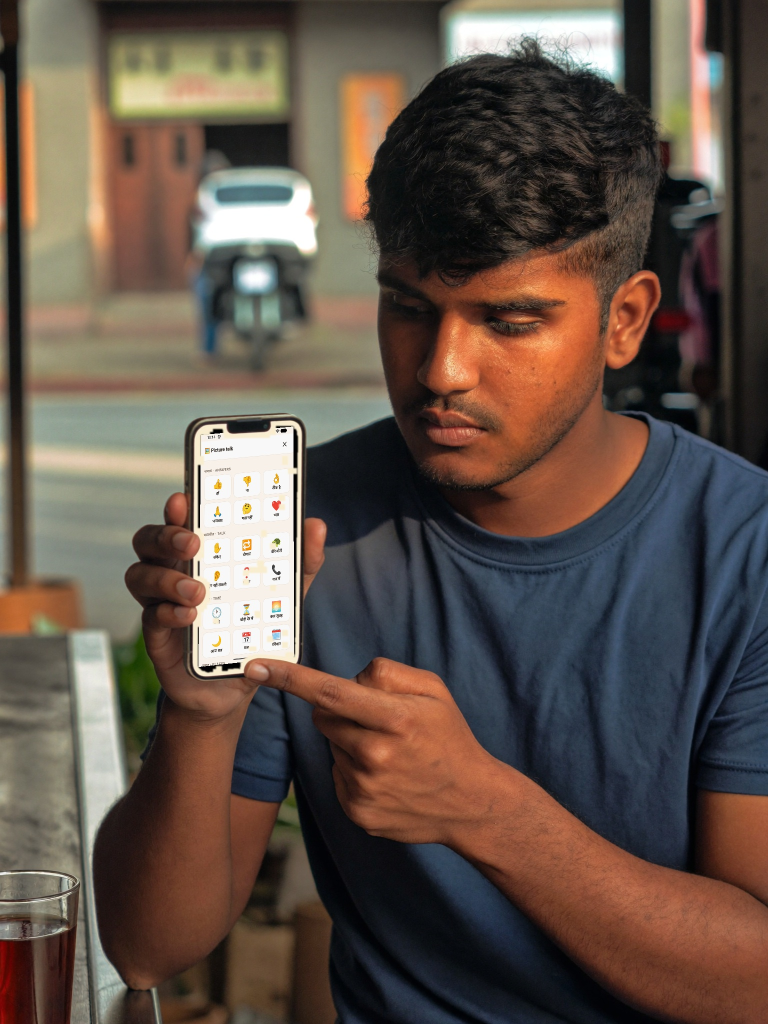
#> input picture brand/social/photos/photo-chai-pictureboard.jpg, 1536 x 2048 px (shown at 1/2 size)
$ python composite-screen.py photo-chai-pictureboard.jpg photo-grandmother-captions.jpg photo-grandmother-captions.jpg 5 5
#> lines starting #> are read from the running program, lines starting #| are printed output that depends on the picture; after the words box and inside, x2 and y2 are one past the last pixel; in counts of white or black regions, pixels touching at a corner belong together
import sys, numpy as np
from PIL import Image, ImageFilter, ImageDraw
from collections import deque
photo, screen, out, hx, hy = sys.argv[1], sys.argv[2], sys.argv[3], int(sys.argv[4]), int(sys.argv[5])
im = Image.open(photo).convert('RGB'); W,H = im.size
#> further down, im is the input picture: PIL image 1536x2048 RGB; mean R, G, B 96.7, 82.1, 72.5
#> after `W, H = im.size`: W = 1536; H = 2048
a = np.asarray(im).astype(np.float32); lum=a.mean(axis=2); mx=a.max(axis=2); mn=a.min(axis=2)
#> after `mn = a.min(axis=2)`:
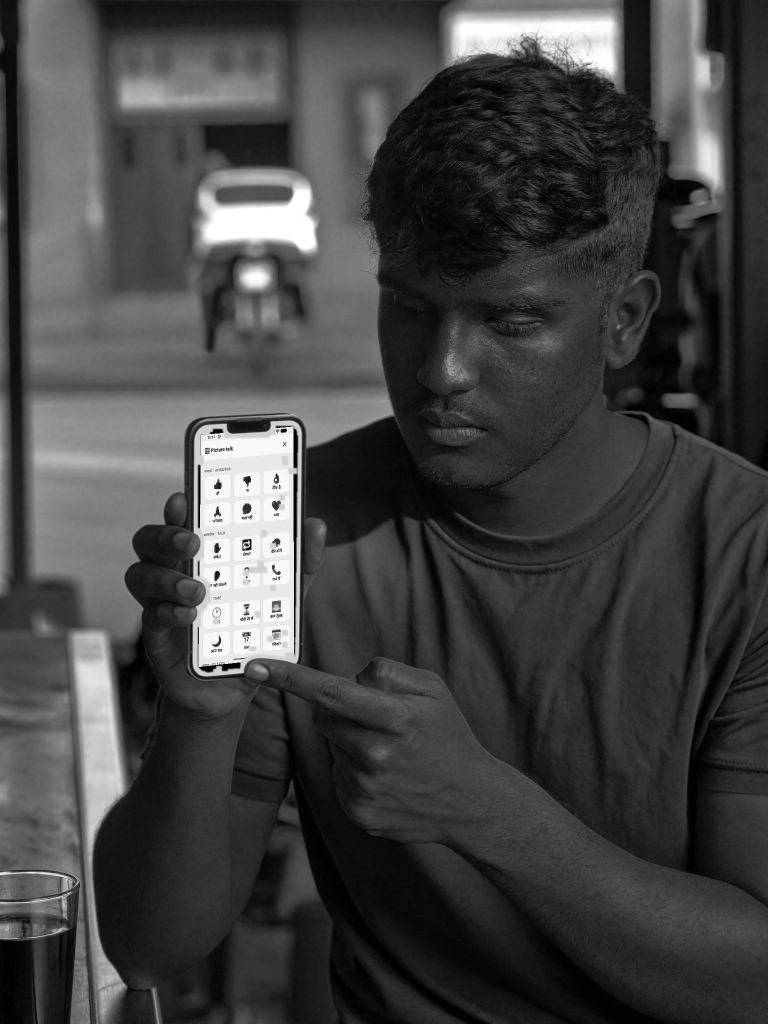
#> mn: shape (2048, 1536) float32 (shown at 1/2 size); min 0, max 255, mean 66.7
def box(x, r):
    c = np.cumsum(np.cumsum(np.pad(x, ((r+1, r), (r+1, r)), mode='edge'), axis=0), axis=1)
    return (c[2*r+1:, 2*r+1:] - c[:-2*r-1, 2*r+1:] - c[2*r+1:, :-2*r-1] + c[:-2*r-1, :-2*r-1]) / float((2*r+1)**2)
r=5; m1=box(lum,r); m2=box(lum*lum,r); lstd=np.sqrt(np.maximum(m2-m1*m1,0))
mask = (lum > 140) & (lstd < 7.0) & ((mx-mn) < 110)
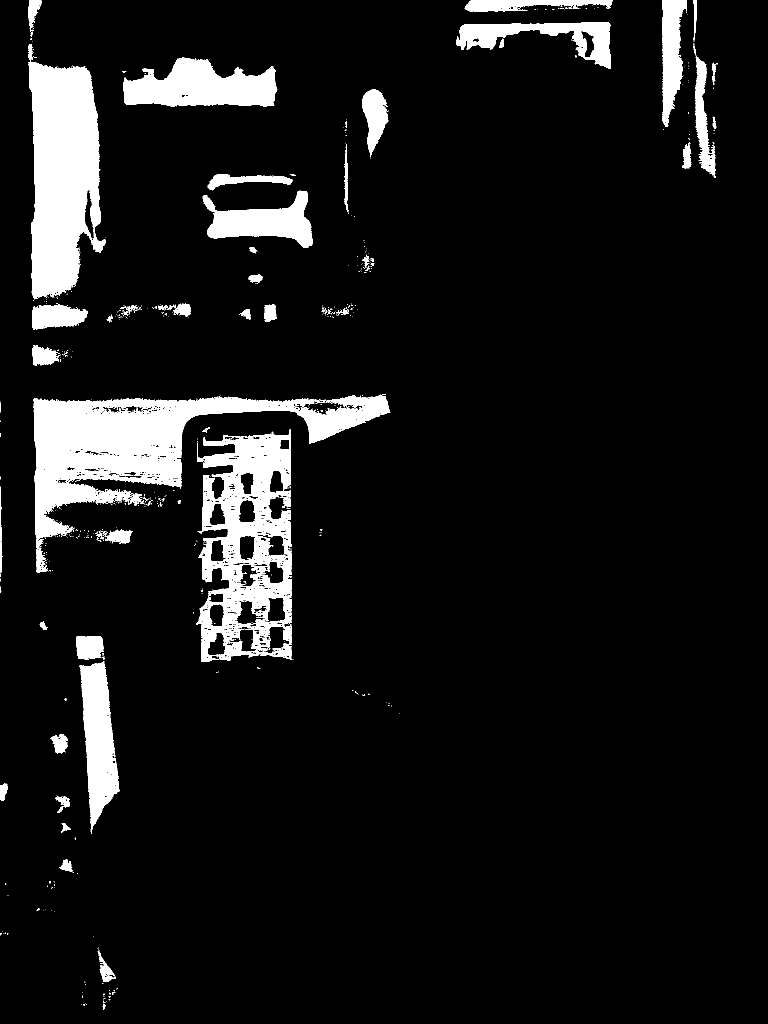
#> mask: shape (2048, 1536) bool (shown at 1/2 size); 8.6% white; 653 white regions (586 under 20 px), largest, box (x1, y1, x2, y2) and area: (67, 788, 781, 1146) 69415, (56, 88, 211, 599) 53691, (392, 859, 585, 1324) 46085
# closing to fill small fake-UI text gaps
mi = Image.fromarray((mask*255).astype(np.uint8)).filter(ImageFilter.MaxFilter(13)).filter(ImageFilter.MinFilter(13))
#> mi: PIL image 1536x2048 L; 9.8% white; 74 white regions (33 under 20 px), largest, box (x1, y1, x2, y2) and area: (67, 788, 781, 1146) 81743, (56, 0, 211, 659) 61593, (386, 855, 585, 1324) 57470
mask = np.asarray(mi) > 127
s=4; ms=mask[::s,::s]; h,w=ms.shape
#> after `ms = mask[::s, ::s]`: ms: shape (512, 384) bool; 9.8% white; 55 white regions (27 under 20 px), largest, box (x1, y1, x2, y2) and area: (17, 198, 196, 287) 5118, (14, 0, 53, 165) 3859, (97, 214, 146, 331) 3552
#> after `h, w = ms.shape`: h = 512; w = 384
lab=np.zeros((h,w),dtype=np.int32); cur=0
hy_s, hx_s = hy//s, hx//s
# flood from the hint (search nearest mask pixel to hint)
ys,xs=np.nonzero(ms); d=(ys-hy_s)**2+(xs-hx_s)**2; i=d.argmin(); sy,sx=ys[i],xs[i]
#> after `ys, xs = np.nonzero(ms)`: ys = 19242 values from 0 to 504; xs = 19242 values, max 358 at index 1664, min 0 at index 9226, mean 103.9
#> after `d = (ys - hy_s) ** 2 + (xs - hx_s) ** 2`: d = 19242 values, max 255610 at index 19241, min 196 at index 93, mean 59483.5
#> after `i = d.argmin()`: i = 93
#> after `sy, sx = (ys[i], xs[i])`: sy = 1; sx = 15
q=deque([(sy,sx)]); lab[sy,sx]=1; pts=[]
while q:
    cy,cx=q.popleft(); pts.append((cy,cx))
    for ny,nx in ((cy-1,cx),(cy+1,cx),(cy,cx-1),(cy,cx+1)):
        if 0<=ny<h and 0<=nx<w and ms[ny,nx] and lab[ny,nx]==0: lab[ny,nx]=1; q.append((ny,nx))
#> this loop made 3859 passes
#> (cy, cx) on passes 1 to 3: (1, 15), (0, 15), (2, 15)
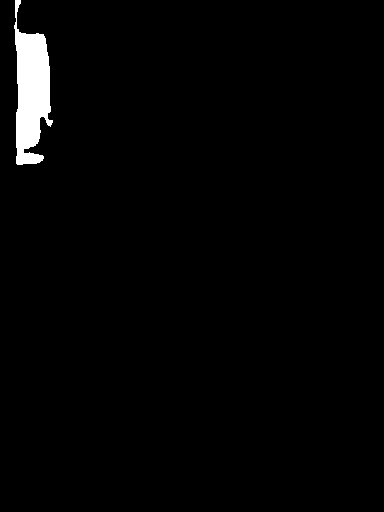
#> lab: shape (512, 384) int32; values 0 (black) and 1 (white), 2% white; 1 white region, box (x1, y1, x2, y2) and area: (14, 0, 53, 165) 3859
#> after the loop, pts = 3859 pairs, first value 0 to 164, second value 14 to 52
comp = np.kron(lab==1, np.ones((s,s),dtype=bool))[:H,:W] & mask
#> comp: shape (2048, 1536) bool; 1.9% white; 1 white region, box (x1, y1, x2, y2) and area: (56, 0, 211, 659) 60365
ys,xs=np.nonzero(comp); print('component px', len(ys), 'bbox', xs.min(),ys.min(),xs.max(),ys.max())
#| component px 60365 bbox 56 0 210 658
# edge samples: per row leftmost/rightmost; per column topmost/bottommost
rows={}; cols={}
for y,x in zip(ys,xs):
    rows.setdefault(y,[x,x]); rows[y][0]=min(rows[y][0],x); rows[y][1]=max(rows[y][1],x)
    cols.setdefault(x,[y,y]); cols[x][0]=min(cols[x][0],y); cols[x][1]=max(cols[x][1],y)
#> this loop made 60365 passes
#> (y, x) on passes 1 to 3: (0, 60), (0, 61), (0, 62)
#> after the loop, cols = 155 items; rows = 659 items
def robust_fit(us, vs):
    # fit v = a*u + b, trimming outliers iteratively (keeps the OUTERMOST consistent line)
    us=np.array(us,float); vs=np.array(vs,float)
    keep=np.ones(len(us),bool)
    for _ in range(6):
        A=np.vstack([us[keep],np.ones(keep.sum())]).T; ab,_,_,_=np.linalg.lstsq(A,vs[keep],rcond=None)
        res=vs-(ab[0]*us+ab[1]); sd=max(res[keep].std(),1.0)
        keep=np.abs(res)<2.0*sd
    return ab
ry=sorted(rows); trim=int(len(ry)*0.08); ry=ry[trim:-trim]      # ignore rounded corners
#> after `ry = sorted(rows)`: ry = 659 values from 0 to 658
#> after `trim = int(len(ry) * 0.08)`: trim = 52
#> after `ry = ry[trim:-trim]`: ry = 555 values from 52 to 606
L=robust_fit(ry,[rows[y][0] for y in ry]); R=robust_fit(ry,[rows[y][1] for y in ry])   # x = a*y+b
#> in robust_fit, `vs = np.array(vs, float)`: vs = 555 values, max 72 at index 284, min 56 at index 48, mean 65.68
#> after `L = robust_fit(ry, [rows[y][0] for y in ry])`: L = [0.01, 62.37]
#> the loop in robust_fit (call 2), `for _ in range(6):` made 6 passes
#> (ab, sd) on passes 1 to 6: ([0.102, 132.8], 43.29), ([0.125, 127.4], 41.08), ([0.136, 124.8], 40.23), ([0.14, 124], 39.96), ([0.14, 124], 39.96), ([0.14, 124], 39.96)
#> after `R = robust_fit(ry, [rows[y][1] for y in ry])`: R = [0.14, 124]
cx_=sorted(cols); trim=int(len(cx_)*0.08); cx_=cx_[trim:-trim]
#> after `cx_ = sorted(cols)`: cx_ = 155 values from 56 to 210
#> after `trim = int(len(cx_) * 0.08)`: trim = 12
#> after `cx_ = cx_[trim:-trim]`: cx_ = 131 values from 68 to 198
T=robust_fit(cx_,[cols[x][0] for x in cx_]); B=robust_fit(cx_,[cols[x][1] for x in cx_])  # y = a*x+b
#> after `T = robust_fit(cx_, [cols[x][0] for x in cx_])`: T = [0.0972, 123]
#> after `B = robust_fit(cx_, [cols[x][1] for x in cx_])`: B = [-0.109, 665.3]
def isect(xl, yl):  # x = xl[0]*y+xl[1] ; y = yl[0]*x+yl[1]
    # x = a1*(a2*x+b2)+b1 -> x(1-a1*a2)=a1*b2+b1
    x=(xl[0]*yl[1]+xl[1])/(1-xl[0]*yl[0]); y=yl[0]*x+yl[1]; return (x,y)
#> after `x = (xl[0] * yl[1] + xl[1]) / (1 - xl[0] * yl[0])`: x = 63.67
#> after `y = yl[0] * x + yl[1]`: y = 129.1
tl=isect(L,T); tr=isect(R,T); br0=isect(R,B); bl0=isect(L,B)
#> after `tl = isect(L, T)`: tl = (63.67, 129.1)
#> after `tr = isect(R, T)`: tr = (143.1, 136.9)
#> after `br0 = isect(R, B)`: br0 = (213.7, 641.9)
#> after `bl0 = isect(L, B)`: bl0 = (68.98, 657.7)
import math
def unit(p,q):
    d=(q[0]-p[0],q[1]-p[1]); n=math.hypot(*d) or 1.0; return (d[0]/n,d[1]/n)
topw=math.hypot(tr[0]-tl[0],tr[1]-tl[1])
#> topw = 79.81
# expected side length from screen aspect (phone screens ~19.5:9)
exp=topw*2.16
#> exp = 172.4
dl=unit(tl,bl0); dr=unit(tr,br0)
#> in unit, `d = (q[0] - p[0], q[1] - p[1])`: d = (5.31, 528.6)
#> in unit, `n = math.hypot(*d) or 1.0`: n = 528.6
#> after `dl = unit(tl, bl0)`: dl = (0.01, 1)
#> after `dr = unit(tr, br0)`: dr = (0.138, 0.99)
# side directions: average the two fitted side directions to keep the screen a clean parallelogram
dx=(dl[0]+dr[0])/2; dy=(dl[1]+dr[1])/2; n=math.hypot(dx,dy) or 1.0; d=(dx/n,dy/n)
#> after `dx = (dl[0] + dr[0]) / 2`: dx = 0.0742
#> after `dy = (dl[1] + dr[1]) / 2`: dy = 0.995
#> after `n = math.hypot(dx, dy) or 1.0`: n = 0.998
#> after `d = (dx / n, dy / n)`: d = (0.0743, 0.997)
fitl=math.hypot(bl0[0]-tl[0],bl0[1]-tl[1]); fitr=math.hypot(br0[0]-tr[0],br0[1]-tr[1])
#> after `fitl = math.hypot(bl0[0] - tl[0], bl0[1] - tl[1])`: fitl = 528.6
#> after `fitr = math.hypot(br0[0] - tr[0], br0[1] - tr[1])`: fitr = 510
use = min(fitl,fitr)
#> use = 510
if abs(use-exp)/exp>0.12: use=exp
#> use = 172.4
bl=(tl[0]+d[0]*use, tl[1]+d[1]*use); br=(tr[0]+d[0]*use, tr[1]+d[1]*use)
#> after `bl = (tl[0] + d[0] * use, tl[1] + d[1] * use)`: bl = (76.49, 301.1)
#> after `br = (tr[0] + d[0] * use, tr[1] + d[1] * use)`: br = (155.9, 308.8)
print('topw',int(topw),'fitted sides',int(fitl),int(fitr),'expected',int(exp),'used',int(use))
#| topw 79 fitted sides 528 509 expected 172 used 172
quad=[tl,tr,br,bl]; print('quad', [(int(x),int(y)) for x,y in quad])
#> after `quad = [tl, tr, br, bl]`: quad = [(63.67, 129.1), (143.1, 136.9), (155.9, 308.8), (76.49, 301.1)]
#| quad [(63, 129), (143, 136), (155, 308), (76, 301)]
scr=Image.open(screen).convert('RGB'); sw,sh=scr.size
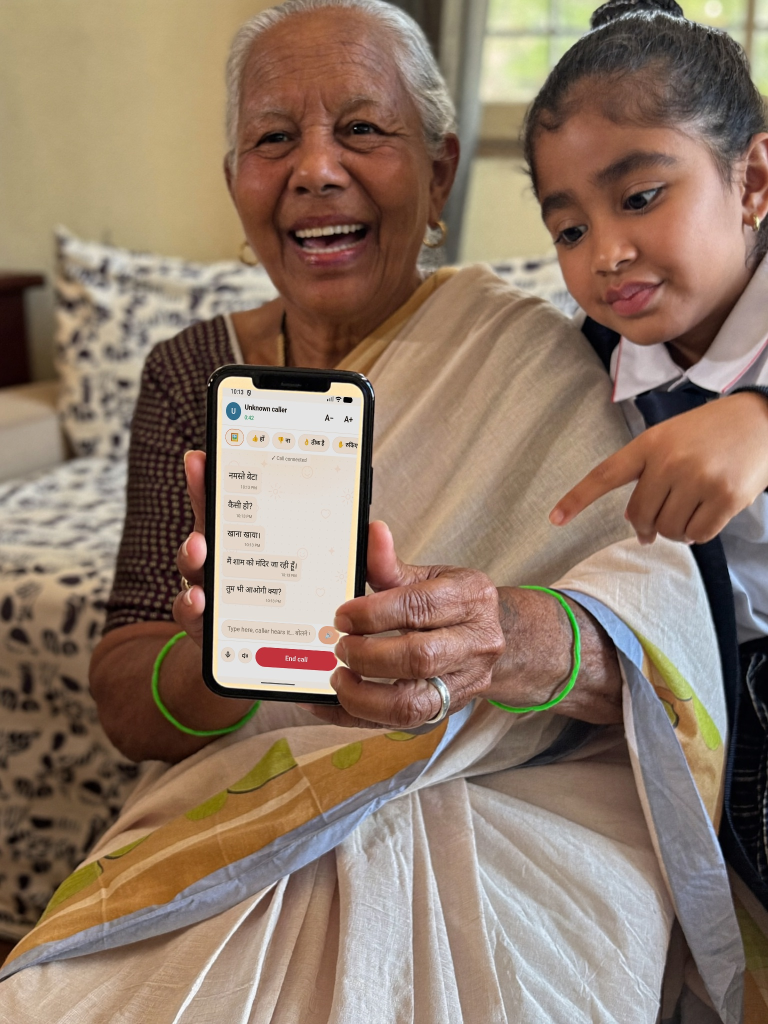
#> input picture brand/social/photos/photo-grandmother-captions.jpg, 1536 x 2048 px (shown at 1/2 size)
#> further down, scr is the input picture: PIL image 1536x2048 RGB; mean R, G, B 142.7, 121.2, 104.2
#> after `sw, sh = scr.size`: sw = 1536; sh = 2048
def coeffs(pa,pb):
    M=[]
    for p1,p2 in zip(pa,pb):
        M.append([p1[0],p1[1],1,0,0,0,-p2[0]*p1[0],-p2[0]*p1[1]]); M.append([0,0,0,p1[0],p1[1],1,-p2[1]*p1[0],-p2[1]*p1[1]])
#> this loop made 4 passes
#> (p1, p2) on passes 1 to 4: ((63.67, 129.1), (0, 0)), ((143.1, 136.9), (1536, 0)), ((155.9, 308.8), (1536, 2048)), ((76.49, 301.1), (0, 2048))
#> after the loop, M = 8 items
    return np.linalg.solve(np.array(M,float), np.array(pb,float).reshape(8))
warped=scr.transform((W,H), Image.PERSPECTIVE, tuple(coeffs(quad,[(0,0),(sw,0),(sw,sh),(0,sh)])), Image.BICUBIC)
screen_lum=lum[comp].mean()/255.0
#> screen_lum = 0.603
warped=Image.fromarray(np.clip(np.asarray(warped).astype(np.float32)*min(1.0,screen_lum/0.93),0,255).astype(np.uint8))
# alpha: quad polygon with rounded corners, minus occluders (non-bright, non-uniform pixels inside)
poly=Image.new('L',(W,H),0); ImageDraw.Draw(poly).polygon([(float(x),float(y)) for x,y in quad], fill=255)
#> after `poly = Image.new('L', (W, H), 0)`: poly: PIL image 1536x2048 L; every value is 0
#> after `ImageDraw.Draw(poly).polygon([(float(x), float(y)) for x, y in quad], `: poly: PIL image 1536x2048 L; 0.44% white; 1 white region, box (x1, y1, x2, y2) and area: (63, 129, 156, 309) 13766
poly=poly.filter(ImageFilter.MinFilter(7)).filter(ImageFilter.GaussianBlur(1.0))
occl = ~((lum > 120) & ((mx-mn) < 130))
#> occl: shape (2048, 1536) bool; 78.2% white; 1233 black regions (1123 under 20 px), largest, box (x1, y1, x2, y2) and area: (55, 774, 787, 1268) 135970, (46, 0, 396, 760) 127612, (390, 136, 801, 746) 100697
occl_img = Image.fromarray((occl*255).astype(np.uint8)).filter(ImageFilter.MinFilter(9)).filter(ImageFilter.MaxFilter(15)).filter(ImageFilter.GaussianBlur(1.5))
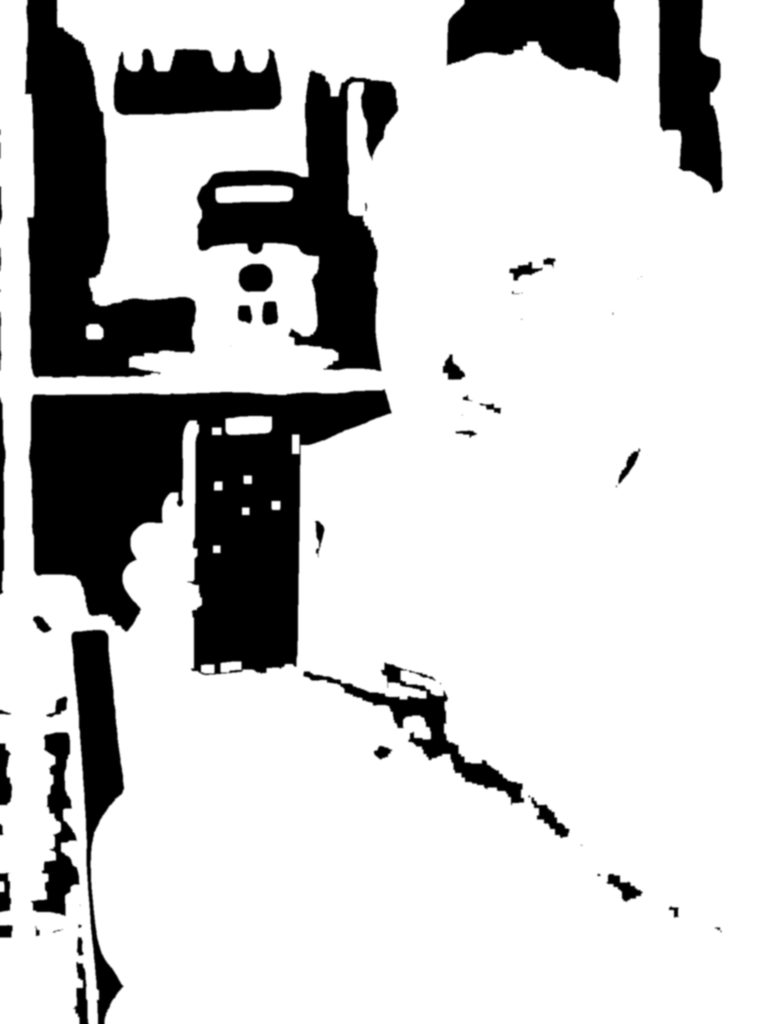
#> occl_img: PIL image 1536x2048 L (shown at 1/2 size); min 0, max 255, mean 202.8
alpha = Image.fromarray(np.clip(np.asarray(poly).astype(np.int32) - np.asarray(occl_img).astype(np.int32),0,255).astype(np.uint8))
Image.composite(warped, im, alpha).save(out, quality=95); print('saved', out)
#> after `Image.composite(warped, im, alpha).save(out, quality=95)`:
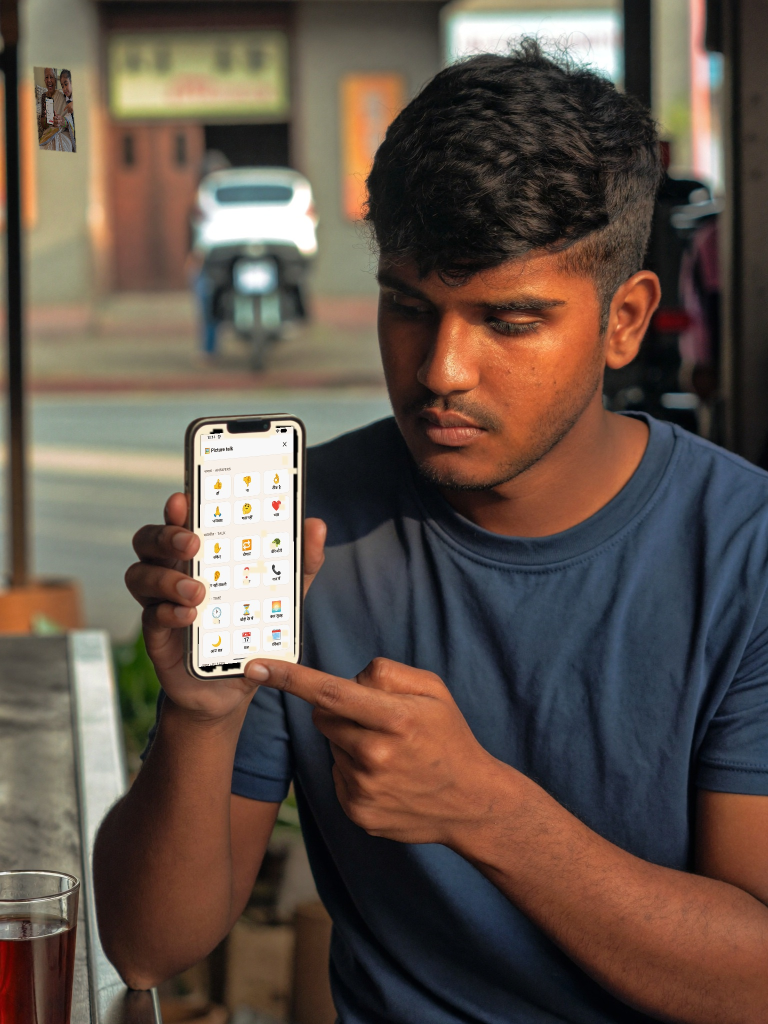
#> saved as photo-grandmother-captions.jpg: PIL image 1536x2048 RGB (shown at 1/2 size); mean R, G, B 96.4, 81.8, 72.3
#| saved photo-grandmother-captions.jpg
